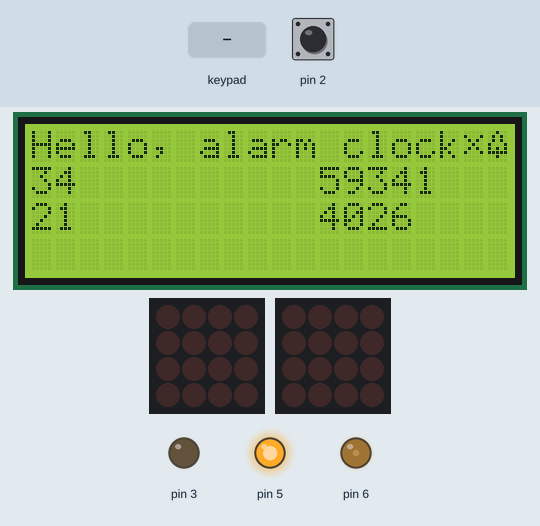
A sketch run on a simulated Arduino Uno, built with avr-gcc and run on an emulated ATmega328P. Parts: 20×4 character LCD, 2 × 4×4 LED matrix, output pins drawn as LEDs (lit = HIGH). The test bench sets the inputs (shaded band); at power-on: pin 2 HIGH. The local clock reads 2024-03-15 10:24:30 at power-on unless the sketch sets it; what the sketch prints to the serial monitor is not drawn.

Above: at 4.6 s.
4.7 s: keypad keys 1 2 A pressed 0.4 s apart
At 6.8 s:
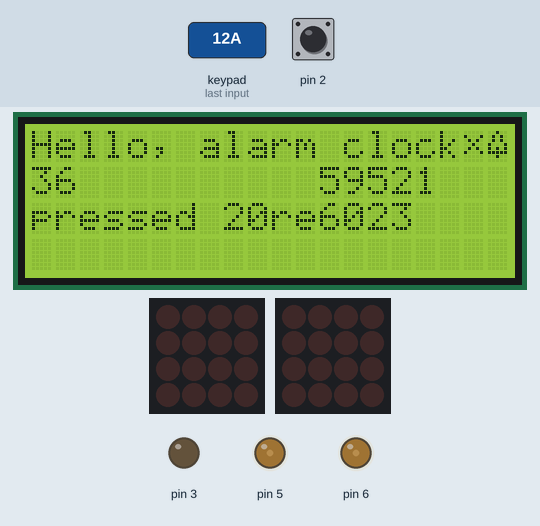
7.4 s: pin 2 pulled LOW for 0.15 s
At 8.7 s:
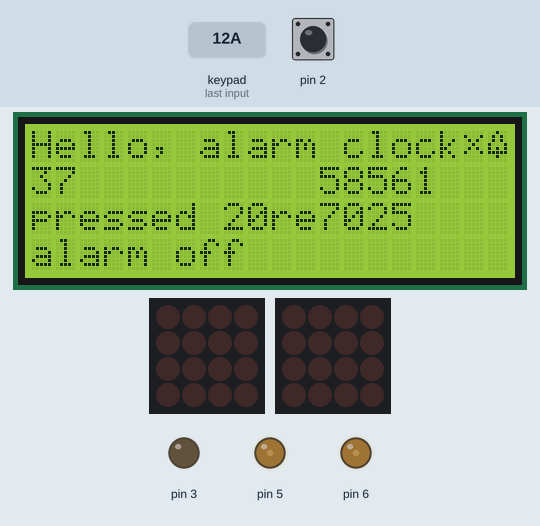
10.5 s: keypad keys 1 2 A pressed 0.4 s apart
At 12.8 s:
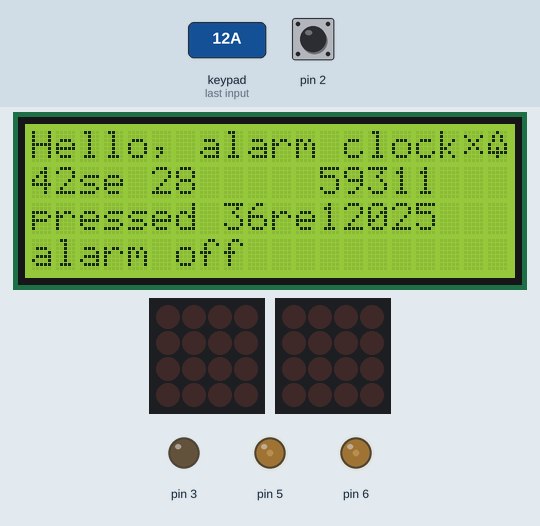
13.2 s: key '0' pressed
At 13.6 s:
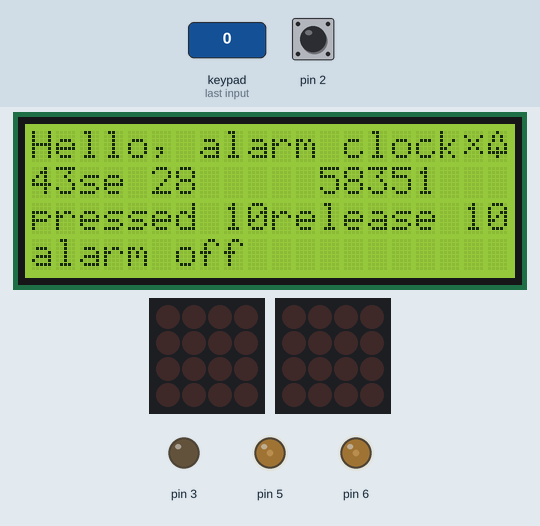
15.5 s: key '0' pressed
At 15.6 s:
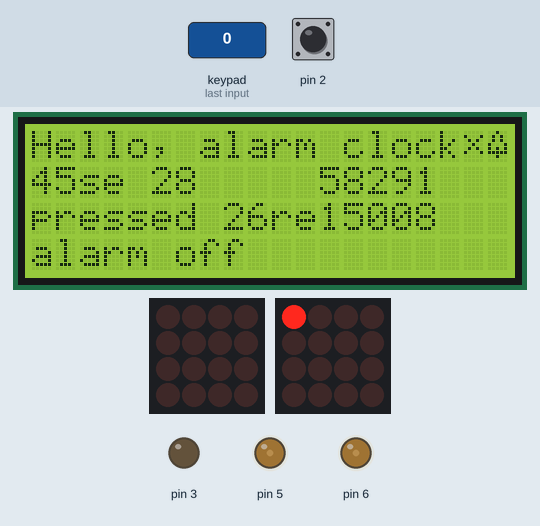
17.1 s: keypad keys 1 2 D pressed 0.4 s apart
At 18.5 s:
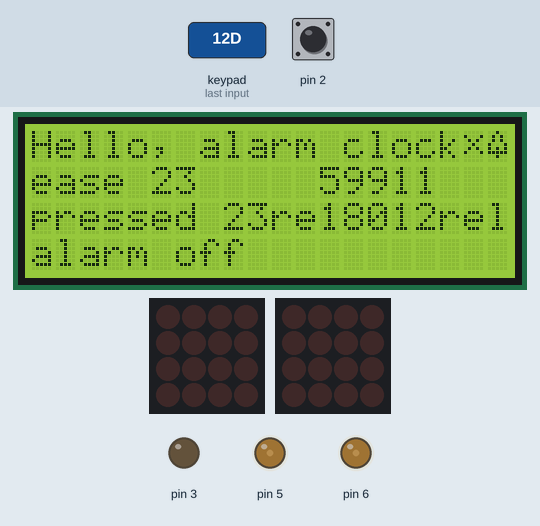
Timing chart, 0 to 31.8 s (numbered marks = the images above; inputs shaded):
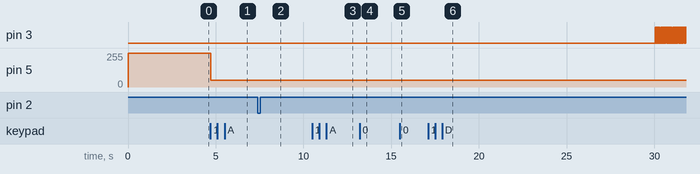

Measured:
- after the input at 4.7 s, pin 5: 255/255 → 50/255 at once; the display: first changes at once (image 1 shows a later state)
- after the input at 7.4 s, the display: changes at once (image 2)
- after the input at 10.5 s, the display: first changes at once (image 3 shows a later state)
- after the input at 13.2 s, the display: first changes at once (image 4 shows a later state)
- after the input at 15.5 s, the display: changes at once (image 5)
- after the input at 17.1 s, the display: first changes at once (image 6 shows a later state)
- what the display in image 1 shows lasts 1.0 s, from 6.0 s to 7.0 s

The sketch:

simple.ino
```cpp
// wire for i2c
#include <Wire.h>

// Hitachi HD44780 compatible LCD library
#include <LiquidCrystal.h>

// Hitachi HD44780 LCD
#include "../include/lcd-setup.h"

// ds3231 is a real time clock i2c component
#include "../rtc-ds3231/ds3231.h"

// Trellis is an i2c buttons with LEDs system
#include "../include/trellis-setup.h"

#include "../include/misc-setup.h"

struct ts t;

// overflows in about 49 days
uint32_t long uptime;

uint16_t backlight_time;

uint8_t count;
uint8_t state;
uint8_t off_button;
 int8_t buzzer;

void power_on_show();
void show_time_serial(struct ts *t);

void setup() {
  Serial.begin(9600);
  Wire.begin();

  /* locally mod, different define */
  DS3231_init(DS3231_CONTROL_INTCN);

  // Trellis INT pin requires a pullup
  pinMode(TRELLIS_INTPIN, INPUT);
  digitalWrite(TRELLIS_INTPIN, HIGH);

  pinMode(BACKLIGHT_PIN, OUTPUT);
  pinMode(CONTRAST_PIN, OUTPUT);

  pinMode(BUZZER_PIN, OUTPUT);
  pinMode(OFF_BUTTON_PIN, INPUT);
  digitalWrite(OFF_BUTTON_PIN, HIGH);

  digitalWrite(BACKLIGHT_PIN, HIGH);
  analogWrite(CONTRAST_PIN,  INIT_CONTRAST);

  lcd.begin(LCD_COL_COUNT, LCD_ROW_COUNT);
  lcd.createChar(1,   bell);
  lcd.createChar(2, nobell);

  //Serial.print("size of uptime : ");
  //Serial.print(sizeof(unsigned long));  == 4

  lcd.setCursor(0, 0);
  lcd.print("Hello, alarm clock");
  //         12345678901234567890
  lcd.write(        2);
  lcd.write(         1);

  // boards listed in ADDRESS order, low to high
  trellis.begin( TRELLIS_RIGHT_ADDR, TRELLIS_LEFT_ADDR );
  power_on_show();

  lcd.print(              byte(2));
  lcd.print(               byte(1));

  backlight_time = INIT_BACKLIGHT_TIME;
  off_button = buzzer = count = state = 0;
}

void loop() {
  uint32_t loopstart, wait;
  uint16_t fraction;

  loopstart = uptime = millis();
  fraction  = loopstart % 1000;

  // time stuff needs to run every second, can't miss any
  // use state to not trigger twice during same second
  // 0 : just started
  // 16: ~480 ms
  // 33: ~990 ms
  if (fraction < 30) {
     count = 0;
     DS3231_get(&t);
     if((t.sec % 5) == 0) show_time_serial(&t);
     lcd.setCursor(0, 1);

     // demo time output, just seconds
     if(t.sec < 10) { lcd.print(" "); }
     lcd.print(t.sec);

     // show count down to backlight off
     lcd.setCursor(12, 1);
     lcd.print("        ");
     lcd.setCursor(12, 1);
     lcd.print(backlight_time);

     // show uptime millis
     lcd.setCursor(12, 2);
     lcd.print("        ");
     lcd.setCursor(12, 2);
     lcd.print(uptime);

     // demo alarm: one second every minute
     if(t.sec == 0) {
       lcd.setCursor(0, 3);
       lcd.print("alarm ...");
       buzzer = 1;
     } else {
       if (buzzer) {
         digitalWrite(BUZZER_PIN, LOW);
         buzzer = 0;
       }
     }
  }

  // check state of alarm turn off button
  // looking for both high and low having been seen, each for 2 intervals
  if (digitalRead(OFF_BUTTON_PIN) == LOW) {
    state = 1; // demo use of state; actual use will be more complicated
    if (off_button & OFF_PUSHED1) {
      off_button |= OFF_PUSHED2;
    } else {
      off_button |= OFF_PUSHED1;
    }
  } // if low
  else {
    state = 2;
    if (off_button & OFF_RELEASED1) {
      off_button |= OFF_RELEASED2;
    } else {
      off_button |= OFF_RELEASED1;
    }
  }

  // got both sets of two
  if ( off_button == ALL_SET ) {
    off_button = OFF_START;
    Serial.println("alarm off request");
    lcd.setCursor(0, 3);
    lcd.print("alarm off");
    analogWrite(BACKLIGHT_PIN, INIT_BACKLIGHT);
    backlight_time = INIT_BACKLIGHT_TIME;
  }

  // check the array of soft push buttons
  if (trellis.readSwitches()) {
    // go through every button
    for (uint8_t i=0; i<numKeys; i++) {
      // if it was pressed, turn it on
      if (trellis.justPressed(i)) {
	Serial.print("v"); Serial.println(i);
	trellis.setLED(i);
        lcd.setCursor(0, 2);
	lcd.print("pressed ");
	lcd.print(10 + i);   // ensure 2 digits
        analogWrite(BACKLIGHT_PIN, INIT_BACKLIGHT);
        backlight_time = INIT_BACKLIGHT_TIME;
      }
      // if it was released, turn it off
      if (trellis.justReleased(i)) {
	Serial.print("^"); Serial.println(i);
	trellis.clrLED(i);
	lcd.print("release ");
	lcd.print(10 + i);   // ensure 2 digits
      }
    }
    // tell the trellis to set the LEDs we requested
    trellis.writeDisplay();
  }

  // when buzzing, toggle each loop
  if(buzzer) {
    if(buzzer > 0) {
      digitalWrite(BUZZER_PIN, HIGH);
    } else {
      digitalWrite(BUZZER_PIN, LOW);
    }
    buzzer *= -1;
  }

  // turn off light after an interval of no button pushes
  if(backlight_time > MIN_DELAY) {
    backlight_time -= MIN_DELAY;
    if (backlight_time < MIN_DELAY) {
      digitalWrite(BACKLIGHT_PIN, LOW);
    }
  }

  wait = loopstart - millis();
  if (wait < MIN_DELAY) {
    delay(wait);
  } else {
    // probably 49day wraparound
    delay(MIN_DELAY);
  }
  count ++;
} // end loop()

void power_on_show() {
  // light up all the LEDs in order
  for (uint8_t i=0; i<numKeys; i++) {
    trellis.setLED(buttons[i]);
    trellis.writeDisplay();
    delay(50);
  }
  // then turn them off
  for (uint8_t i=0; i<numKeys; i++) {
    trellis.clrLED(buttons[i]);
    trellis.writeDisplay();
    delay(50);
  }
} // end power_on_show()

void show_time_serial(struct ts *t) {
  Serial.print("Date : ");
  Serial.print(t->mday);
  Serial.print("/");
  Serial.print(t->mon);
  Serial.print("/");
  Serial.print(t->year);
  Serial.print("\t Hour : ");
  Serial.print(t->hour);
  Serial.print(":");
  Serial.print(t->min);
  Serial.print(".");
  Serial.print(t->sec);
  Serial.print("    ");
  Serial.println(state);
} // end show_time_serial()
```
